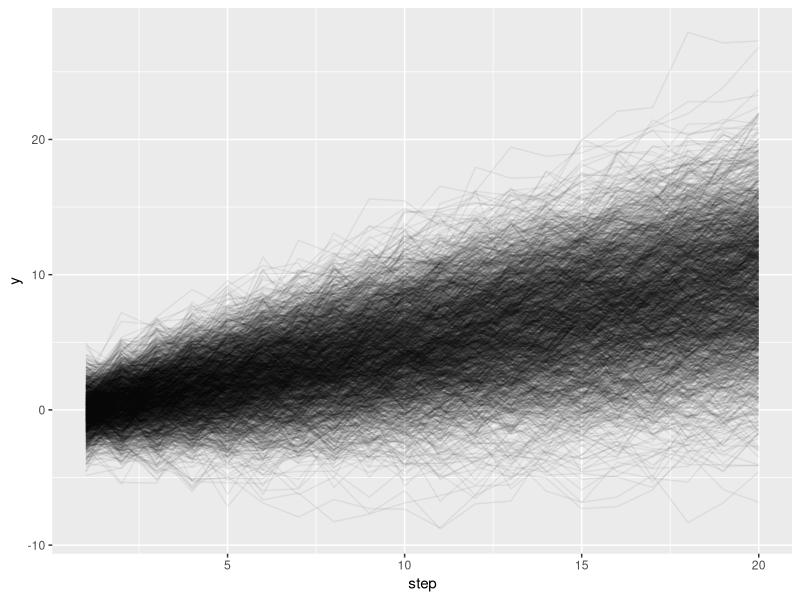

The R source for this figure:
## ---- chunk 1
library(tidyverse) 

# fix params
v <- 0.5
sigma_w <- 1
sigma_v <- 1
steps <- 20

# simulate
x0 <- rnorm(2e3)
wt <- replicate(steps, rnorm(2e3, 0, sigma_w))
vt <- replicate(steps, rnorm(2e3, 0, sigma_v))

xt <- matrix(nrow = 2e3, ncol = steps)
y <- matrix(nrow = 2e3, ncol = steps)

for (i in 1:length(x0)) {
  for (j in 1:steps) {
    if (j == 1) {
      xt[i,j] <- x0[i]
    } else {
      xt[i,j] <- xt[i,j-1] + v + wt[i,j]
    }
    y[i,j] <- xt[i,j] + vt[i,j]
  }
}  

# plot
y %>%
  as_tibble() %>%
  rowid_to_column("sim") %>%
  pivot_longer(starts_with("V"),
               names_to = "step",
               values_to = "y") %>%
  mutate(step = parse_number(step)) %>%
  ggplot(aes(x = step, 
             y = y, 
             group = sim)) + 
  geom_line(alpha = 0.0625)
